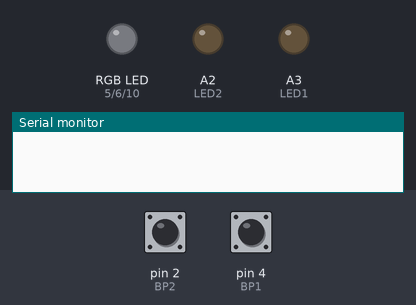
This sketch was run on a simulated Arduino Nano, built with avr-gcc and run on an emulated ATmega328P. Shown: an RGB LED mixed from three pins (HIGH = lit), output pins drawn as LEDs (lit = HIGH), the last lines printed to the serial monitor. The test bench sets the inputs (shaded band); at power-on: pin 4 (BP1) HIGH, pin 2 (BP2) HIGH.

Above: at 1.2 s.
1.3 s: pin 4 (BP1) pulled LOW for 0.15 s
At 1.6 s:
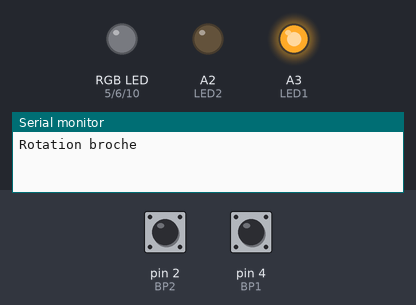
2.9 s: pin 2 (BP2) pulled LOW for 0.15 s
At 4.1 s:
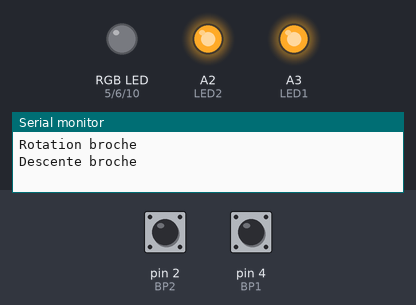
6.0 s: pin 4 (BP1) pulled LOW for 1 s
At 6.4 s:
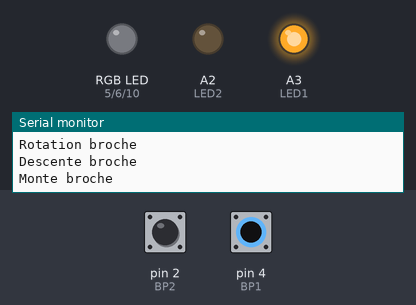
8.5 s: pin 2 (BP2) pulled LOW for 1 s
At 9.5 s:
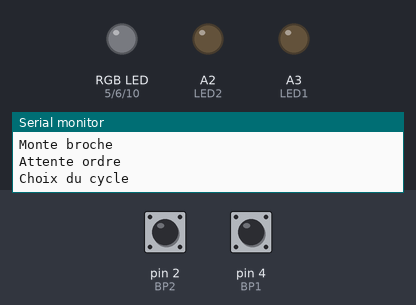
Timing chart, 0 to 11.5 s (numbered marks = the images above; inputs shaded):
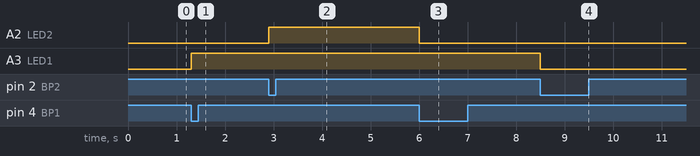

The sketch:

PartielTpVotreNom.ino
```cpp
//-----------------------------------------------------------------------
//
//    DUT GEII TOULON Semestre 2 Info Embarquée
//
//    Partiel TP Grafcet et liaison série
//
//-----------------------------------------------------------------------
// Nom :DAVID                  Prénom :Emeric

//-------------Nom des différentes broches de l'arduino Nano
#define BP1 4
#define BP2 2
#define LED_R 5
#define LED_G 6
#define LED_B 10
#define LED2 A2
#define LED1 A3


//-------------Déclaration des sous-programmes, la définition des sous programmes et à la fin ...
void grafcet();
void gestionRGB(String ordre);

//-------------Déclaration des variables globales
int etape;
String inputString = "", commande = "";
bool flagSerie = false;


//-------------Programme SETUP lancé au démarrage
void setup() {
  // configurer les broches
  pinMode(BP1, INPUT_PULLUP);
  pinMode(BP2, INPUT_PULLUP);
  pinMode(LED_R, OUTPUT);
  pinMode(LED_G, OUTPUT);
  pinMode(LED_B, OUTPUT);
  pinMode(LED2, OUTPUT);
  pinMode(LED1, OUTPUT);
  inputString.reserve(200);
  // initialiser la liaison série
  Serial.begin(9600);
}

//-------------Programme LOOP lancé après le SETUP et en boucle

void loop() {
  // traiter les commandes reçues sur le port série
  if (flagSerie == true) {
    Serial.println(inputString);
    if (inputString.indexOf("RGB=") != -1)
    {
      gestionRGB(inputString);
    }
    else
    {
      commande = inputString;
    }

    inputString = "";
    flagSerie = false;
  }


  // traiter une étape du grafcet
  grafcet();

}

//-------------Définition des sous programmes
void grafcet() {
  switch (etape) {
    case 0:
      if ((digitalRead(BP1) == 0) or (commande.indexOf("Marche")!=-1))
      {
        Serial.println("Rotation broche");
        digitalWrite(LED1, HIGH);
        etape = 1;
        commande = "";
      }
      break;


    case 1:
      if ((digitalRead(BP2) == 0) or (commande.indexOf("Presence piece")!=-1))
      {
        Serial.println("Descente broche");
        digitalWrite(LED2, HIGH);
        etape = 2;
        commande = "";
      }
      break;


    case 2:
      if ((digitalRead(BP1) == 0) or (commande.indexOf("Broche basse")!=-1))
      {
        Serial.println("Monte broche");
        digitalWrite(LED2, LOW);
        etape = 3;
        commande = "";
      }
      break;

    case 3:
      if ((digitalRead(BP2) == 0) or (commande.indexOf("Broche haute")!=-1))
      {
        Serial.println("Attente ordre");
        digitalWrite(LED1, LOW);
        etape = 4;
        commande = "";
        Serial.println("Choix du cycle");
      }
      break;

    case 4:
      if (digitalRead(BP2) == 1)
      {
        if ((digitalRead(BP2) == 0) or (commande.indexOf("Presence piece")!=-1))
        {
          etape = 1;
          commande = "";
        }
        if ((digitalRead(BP1) == 0) or (commande.indexOf("Arret")!=-1))
        {
          etape = 5;
          commande = "";
          Serial.println("Arret");
        }
      }
      break;

    case 5:
      if (digitalRead(BP1) == 1)
      {
        etape = 0;
      }
      break;
  }
}

// accumuler les caractères reçus dans un variable de type String
// jusqu'à réception d'un '\n'
void serialEvent() {
  while (Serial.available()) {
    char inChar = (char)Serial.read();

    if (inChar == '\n') {
      flagSerie = true;
    }
    else {
      inputString += inChar;
    }
  }
}

// commander la led RGB en fonction de l'ordre reçu
void gestionRGB(String ordre) {
  if (ordre.indexOf("rouge") != -1) {
    analogWrite(LED_R, 50);
  }

  if (ordre.indexOf("vert") != -1) {
    analogWrite(LED_G, 50);
  }

  if (ordre.indexOf("bleu") != -1) {
    analogWrite(LED_B, 50);
  }

  if (ordre.indexOf("off") != -1) {
    analogWrite(LED_R, 0);
    analogWrite(LED_G, 0);
    analogWrite(LED_B, 0);
  }

}
```

Measured:
- after the input at 1.3 s, A3 (LED1): LOW → HIGH at once
- after the input at 2.9 s, A2 (LED2): LOW → HIGH at once
- after the input at 6.0 s, A2 (LED2): HIGH → LOW at once
- after the input at 8.5 s, A3 (LED1): HIGH → LOW at once
